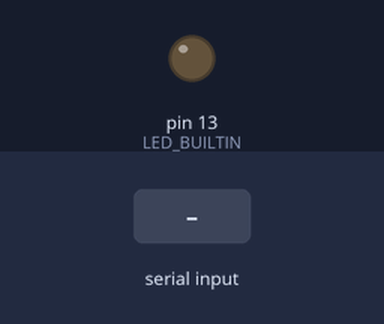
Simulated run of this sketch. Board: Arduino Uno, built with avr-gcc and run on an emulated ATmega328P. Parts: output pins drawn as LEDs (lit = HIGH). The test bench sets the inputs (shaded band). What the sketch prints to the serial monitor is not drawn.

Above: at 1.2 s.
1.3 s: "on\n" received over Serial
At 2.5 s:
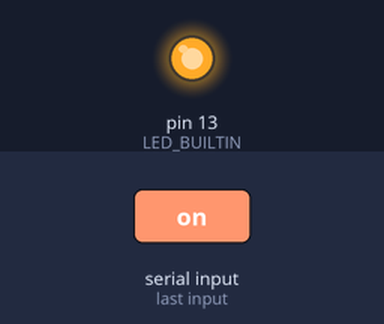
4.3 s: "off\n" received over Serial
At 4.8 s:
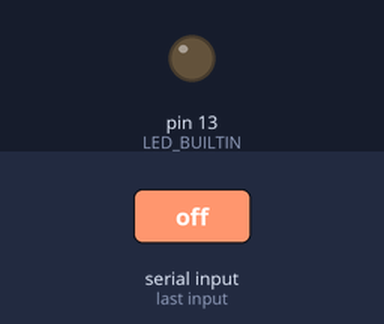
Timing chart, 0 to 7.3 s (numbered marks = the images above; inputs shaded):
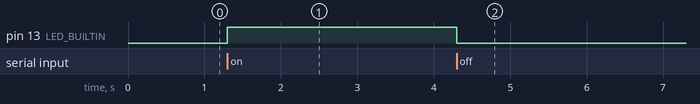

The sketch:

UsbWorker.ino
```cpp
#define DEVICEID 1

#define STR_H(x) #x
#define STR(x) STR_H(x)
#define ULC "\xF" STR(DEVICEID) "\xE"

// ------------------------ UsbWorker --------------------------
// 1. set DEVICEID to a unique positive integer value  1, 2,..
//
// 2. prepend your data with ULC or send ULC alone.
//
//    example:
//      Serial.print(ULC); Serial.println("my data 12345");
//    or:
//      Serial.println(ULC);
//
// 3. if no ULC is sent within x milliseconds (default 1500)
//    the device is considered dead (failure or unplugged)
// -------------------------------------------------------------


void setup()
{
  Serial.begin(38400);


  pinMode(LED_BUILTIN, OUTPUT);

}

String cmd = "";

void loop()
{
    while (Serial.available() > 0)
    {
        char cmdChar = Serial.read();

        if (cmdChar == '\n')
        {
            if (cmd == "on")
            {
                digitalWrite(LED_BUILTIN, HIGH);
                Serial.print(ULC); Serial.println("Led on");
            }
            else if (cmd == "off")
            {
                digitalWrite(LED_BUILTIN, LOW);
                Serial.print(ULC); Serial.println("Led off");
            }
            else
            {
                Serial.print(ULC); Serial.println("unknown command");
            }

            cmd="";
        }
        else
        {
            cmd += cmdChar;
        }
  }

  Serial.println(ULC);

  delay(100);        // delay


}
```

Measured:
- after the input at 1.3 s, pin 13 (LED_BUILTIN): LOW → HIGH at once
- after the input at 4.3 s, pin 13 (LED_BUILTIN): HIGH → LOW at once
